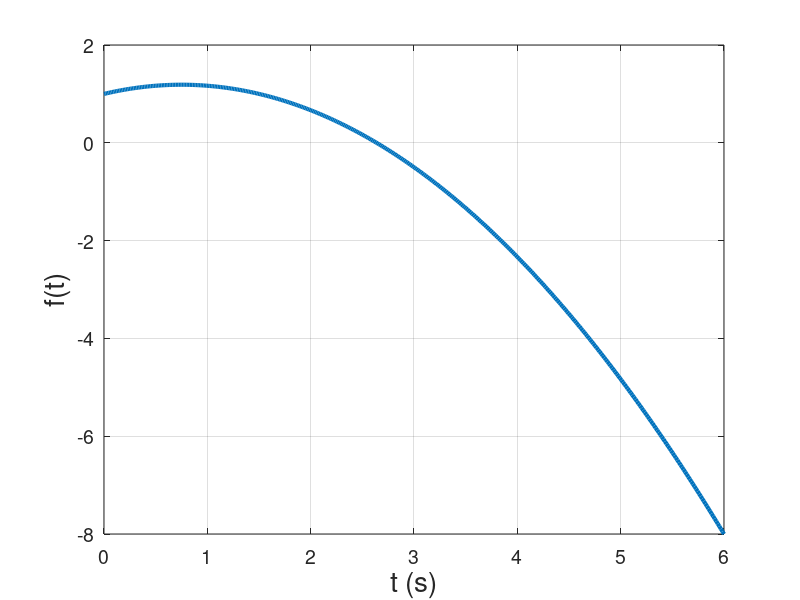

The MATLAB script that drew this image: (Note: this script raises an error after producing the figure.)
% Ian Woodbury
% 9/19/21
% ECE 202 Fall 2021 MATLAB Exercise M4
% Plotting different graphs in terms of x(distanvce in meters) and t
% (time in s or ms) Each graph labeled in their own section

clear

% ------ Truncated Power Series ------
    
    t = linspace(0, 6, 400);    % sets x axis as time as t in seconds, 
    % with 400 points t is plotted on
    f = 1 + t/2 - (t.^2)/3;     % function of f(t) for each point given
    plot (t, f, 'LineWidth', 3) % plots function f in terms of t
    grid on     % creates grid for graph, more legible
    set(gca, 'FontSize', 14)    % sets the font size for axis values
    xlabel('t (s)', 'FontSize', 20); % labels x axis as time, w/ units
    ylabel('f(t)','FontSize', 20);  % labels y axis as function, f(t)
    title("ECE 202 MATLab Exercise M4 Part (a): \newline Truncated Power" ...
        + " Series", 'FontSize', 24)
    % creates the title for the graph, M4, and the given graph
